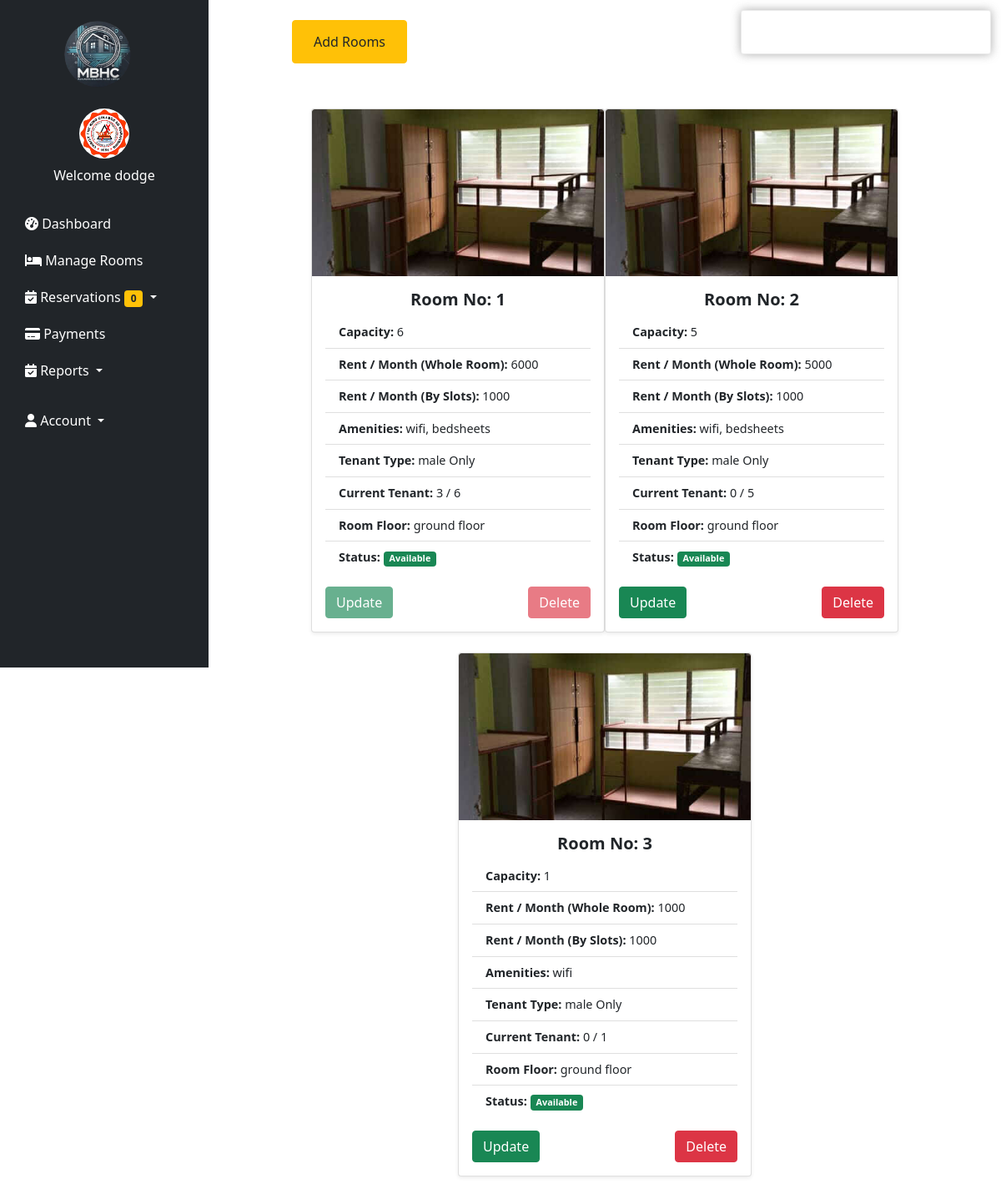
Screenshot of /manageroom.php (signed in) with the database file from the repository.
### tables this page shows
CREATE TABLE `users` (
  `id` int(11) NOT NULL,
  `image` varchar(255) NOT NULL,
  `fname` varchar(50) NOT NULL,
  `lname` varchar(50) NOT NULL,
  `gender` varchar(255) NOT NULL,
  `tenant_status` varchar(255) NOT NULL,
  `school` varchar(255) NOT NULL,
  `uname` varchar(50) NOT NULL,
  `pass` varchar(50) NOT NULL,
  `role` varchar(50) NOT NULL,
  `hname` varchar(255) NOT NULL
);

CREATE TABLE `rooms` (
  `id` int(11) NOT NULL,
  `room_no` int(255) NOT NULL,
  `capacity` int(255) NOT NULL,
  `current_tenant` int(255) NOT NULL,
  `amenities` varchar(255) NOT NULL,
  `tenant_type` varchar(255) NOT NULL,
  `room_floor` varchar(255) NOT NULL,
  `price` int(255) NOT NULL,
  `slot_price` int(255) NOT NULL,
  `image` varchar(255) NOT NULL,
  `status` varchar(255) NOT NULL,
  `hname` varchar(255) NOT NULL,
  `owner` varchar(255) NOT NULL
);

### manageroom.php (the view, shortened to what this page needs)
<?php
require 'php/connection.php';
if(!empty($_SESSION["uname"]) && $_SESSION["role"] == 'landlord'){
    echo "
    <script src='jquery.min.js'></script>
    <link rel='stylesheet' href='toastr.min.css'/>
    <script src='toastr.min.js'></script>
    <script>
        $(document).ready(function() {
            " . (isset($_SESSION['login_message_displayed']) ? "toastr.success('Logged in Successfully');" : "") . "
        });
    </script>
    ";
} else {
    header('location: index.php');
}
?>
<!DOCTYPE html>
<html lang="en">
<head>
    <link href="https://cdn.jsdelivr.net/npm/bootstrap@5.0.2/dist/css/bootstrap.min.css" rel="stylesheet">
</head>
<body>
    <?php include 'navigationbar.php'; ?>
    <div class="section2">
        <button class="btn btn-warning">
            <a href="php/roomfunction.php" class="btn">Add Rooms</a>
        </button>
    </div>
    <div class="section3">
        <?php
            $hname = $_SESSION['hname'];
            $query = "SELECT * FROM rooms WHERE hname = '$hname' ORDER BY room_no";
            $result = mysqli_query($conn, $query);
            if ($result && mysqli_num_rows($result) > 0) {
                while ($fetch = mysqli_fetch_assoc($result)) {
                    $id = $fetch['id'];
                    $roomno = $fetch['room_no'];
                    $capacity = $fetch['capacity'];
                    $tenantcount = $fetch['current_tenant'];
        ?>
        <div class="card shadow-sm mb-4" style="width: 22rem;">
            <img src="<?php echo $fetch['image']; ?>" class="card-img-top" alt="Room Image" style="height: 200px; object-fit: cover;">
            <div class="card-body">
                <h5 class="card-title text-center"><strong>Room No:</strong> <?php echo $roomno; ?></h5>
                <ul class="list-group list-group-flush">
                    <li class="list-group-item"><strong>Capacity:</strong> <?php echo $capacity; ?></li>
                    <li class="list-group-item"><strong>Rent / Month (Whole Room):</strong> <?php echo $fetch['price']; ?></li>
                    <li class="list-group-item"><strong>Rent / Month (By Slots):</strong> <?php echo $fetch['slot_price']; ?></li>
                    <li class="list-group-item"><strong>Amenities:</strong> <?php echo $fetch['amenities']; ?></li>
                    <li class="list-group-item"><strong>Tenant Type:</strong> <?php echo $fetch['tenant_type']; ?> Only</li>
                    <li class="list-group-item"><strong>Current Tenant:</strong> <?php echo $tenantcount; ?> / <?php echo $capacity; ?></li>
                    <li class="list-group-item"><strong>Room Floor:</strong> <?php echo $fetch['room_floor']; ?></li>
                    <li class="list-group-item"><strong>Status:</strong>
                        <span class="badge bg-<?php echo $fetch['status'] === 'Full' ? 'danger' : 'success'; ?>">
                            <?php echo $fetch['status']; ?>
                        </span>
                    </li>
                </ul>
                <div class="d-flex justify-content-between mt-3">
                    <button
                        data-action="update"
                        data-id="<?php echo $id; ?>"
                        class="btn btn-success action-button"
                        <?php echo $tenantcount > 0 ? 'disabled' : ''; ?>
                    >
                        Update
                    </button>
                    <button
                        data-action="delete"
                        data-id="<?php echo $id; ?>"
                        class="btn btn-danger action-button"
                        <?php echo $tenantcount > 0 ? 'disabled' : ''; ?>
                    >
                        Delete
                    </button>
                </div>
            </div>
        </div>
        <?php } } ?>
    </div>
</body>
</html>

### navigationbar.php (shortened to what this page needs)
<?php
require 'php/connection.php';
?>
<?php
        if(!empty($_SESSION['uname'])){
            $uname = $_SESSION['uname'];
            $query = "select * from users where uname = '$uname'";
            $result = mysqli_query($conn, $query);
            $fetch = mysqli_fetch_assoc($result);
        }
        $hname = $_SESSION['hname'];
        $query = "SELECT COUNT(*) AS new_reservations FROM reservation WHERE hname = '$hname' AND res_stat = 'Pending'";
        $result = mysqli_query($conn, $query);
        $row = mysqli_fetch_assoc($result);
        $newReservations = $row['new_reservations'];
    ?>
<!DOCTYPE html>
<html lang="en">
<head>
    <link href="https://cdn.jsdelivr.net/npm/bootstrap@5.0.2/dist/css/bootstrap.min.css" rel="stylesheet">
    <link href="https://cdnjs.cloudflare.com/ajax/libs/font-awesome/6.0.0-beta3/css/all.min.css" rel="stylesheet">
</head>
<body>
    <nav class="sidebar bg-dark">
        <div class="navbar-brand text-center">
            <img src="/bhrm-main/images/0.png" alt="Logo">
        </div>
        <ul class="nav flex-column">
            <li class="nav-item text-center mb-4">
                <img class="rounded-circle mb-2" src="/bhrm-main/<?php echo $fetch['image'] ?? 'default.png'; ?>" alt="Profile" width="60" height="60">
                <span class="d-block text-white">Welcome <?php echo $fetch['fname'] ?? 'Guest'; ?></span>
            </li>
            <li class="nav-item">
                <a class="nav-link" href="/bhrm-main/dashboard.php">
                    <i class="fas fa-tachometer-alt"></i> Dashboard
                </a>
            </li>
            <li class="nav-item">
                <a class="nav-link" href="/bhrm-main/manageroom.php">
                    <i class="fas fa-bed"></i> Manage Rooms
                </a>
            </li>
            <li class="nav-item dropdown">
                <a class="nav-link dropdown-toggle" href="#" id="reservationMenu" role="button" data-bs-toggle="dropdown" aria-expanded="false">
                    <i class="fas fa-calendar-check"></i> Reservations <span class="badge bg-warning text-dark"><?php echo $newReservations; ?></span>
                </a>
            </li>
            <li class="nav-item">
                <a class="nav-link" href="/bhrm-main/payment.php">
                    <i class="fas fa-credit-card"></i> Payments
                </a>
            </li>
            <li class="nav-item dropdown">
                <a class="nav-link dropdown-toggle" href="#" id="reservationMenu" role="button" data-bs-toggle="dropdown" aria-expanded="false">
                    <i class="fas fa-calendar-check"></i> Reports
                </a>
            </li>
            <li class="nav-item dropdown mt-3">
                <a class="nav-link text-white dropdown-toggle" href="#" id="userMenu" role="button" data-bs-toggle="dropdown">
                    <i class="fas fa-user"></i> Account
                </a>
            </li>
        </ul>
    </nav>
</body>
</html>

### manageroom.php (style rules this page uses)
* { margin: 0; padding: 0; box-sizing: border-box; }
body { margin-left: 220px; }
.section2 { height: 100px; display: flex; justify-content: left; align-items: center; margin: 0 100px; animation: fadeIn 1s ease-in-out; }
.section2 .btn { animation: bounceIn 1s ease; }
.section3 { display: flex; flex-wrap: wrap; justify-content: center; padding: 30px; animation: fadeIn 1s ease-in-out; }
.card { border-radius: 12px; overflow: hidden; transition: all 0.3s ease-in-out; }
.card-title { font-size: 1.25rem; font-weight: bold; }
.list-group-item { font-size: 0.9rem; color: #333; }
.badge { font-size: 0.9rem; padding: 0.5em; }
.btn { padding: 10px 20px; border-radius: 5px; cursor: pointer; }

### navigationbar.php (style rules this page uses)
body { margin-left: 250px; transition: margin-left 0.3s ease; background-color: white; }
.sidebar { position: fixed; top: 0; left: 0; height: 100vh; width: 250px; background-color: #343a40; padding: 20px 15px; z-index: 1000; overflow-y: auto; transition: all 0.3s ease; }
.sidebar .navbar-brand img { width: 80px; height: 80px; border-radius: 50%; margin-bottom: 20px; }
.sidebar .nav-link { color: white; display: block; font-size: 16px; padding: 10px 15px; border-radius: 5px; transition: all 0.3s ease; }

### rows the page displays
users: image (picture), fname "dodge"
rooms: image (picture), room_no "1", capacity "6", price "6000", slot_price "1000", amenities "wifi, bedsheets", tenant_type "male", current_tenant "3", room_floor "ground floor", status "Available"
rooms: image (picture), room_no "2", capacity "5", price "5000", slot_price "1000", amenities "wifi, bedsheets", tenant_type "male", current_tenant "0", room_floor "ground floor", status "Available"
rooms: image (picture), room_no "3", capacity "1", price "1000", slot_price "1000", amenities "wifi", tenant_type "male", current_tenant "0", room_floor "ground floor", status "Available"

### other values shown
$newReservations "0"
